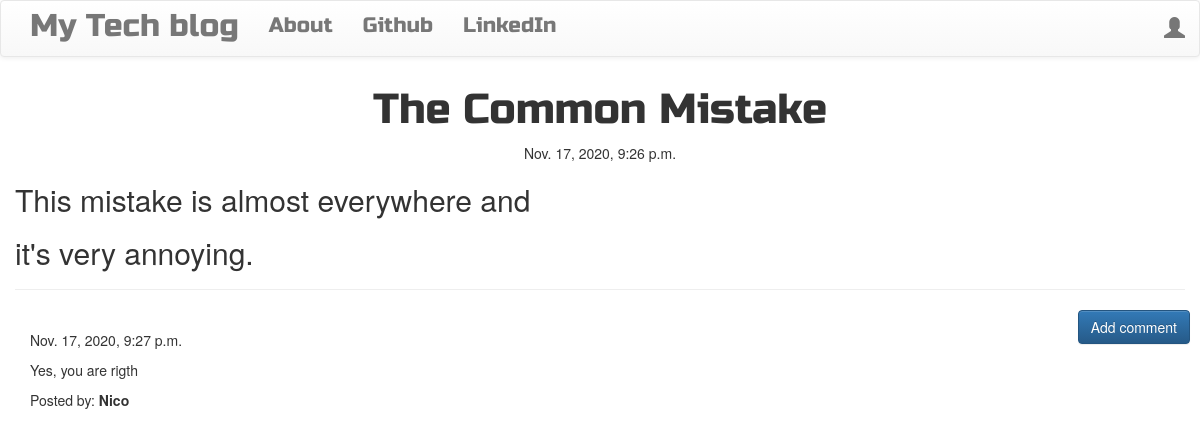
Screenshot of /detail-post/13/ with the database file from the repository.
### blogapp/models.py (models this page shows, shortened)
class Post(models.Model):
    author=models.ForeignKey("auth.User", on_delete=models.CASCADE)
    title=models.CharField(max_length=200)
    text=models.TextField()
    create_date=models.DateTimeField(default=timezone.now)
    published_date=models.DateTimeField(blank=True, null=True)

class Comment(models.Model):
    post=models.ForeignKey("blogapp.Post", related_name="comments", on_delete=models.CASCADE)
    author=models.CharField(max_length=200)
    text=models.TextField()
    create_date=models.DateTimeField(default=timezone.now)
    approved_comment=models.BooleanField(default=False)

### blogapp/views.py (the view)
# urls.py: path("detail-post/<int:pk>/", views.PostDetailView.as_view(), name="detail-post-page"),
class PostDetailView(DetailView):
    model=Post

### blogapp/templates/blogapp/post_detail.html (shortened to what this page needs)
{% extends 'blogapp/base.html' %}
{% block content %}
<h1 class='posttitle loader'>{{ post.title }}</h1>
        {% if post.published_date %}
            <div class="date postdate">
                {{ post.published_date }}
            </div>
        {% else %}
            <a class="btn btn-default" href="{% url 'publish-post-page' pk=post.pk %}">Publish</a>
        {% endif %}
      <p class='postcontent' >{{ post.text|safe|linebreaksbr }}</p>
  <hr>
  <a class="btn btn-primary btn-comment" href="{% url 'add-comment-page' pk=post.pk %}">Add comment</a>
  <div class="container">
  {% for comment in post.comments.all %}
  <br>
      {% if user.is_authenticated or comment.approved_comment %}
              {{ comment.create_date }}
          <p>{{ comment.text|safe|linebreaks }}</p>
          <p>Posted by: <strong>{{ comment.author }}</strong></p>
      {% endif %}
  {% empty %}
      <p>No comments posted.</p>
  {% endfor %}
</div>
{% endblock  %}

### blogapp/static/css/blogapp.css (style rules this page uses)
.loader { filter:hue-rotate(0deg); color: linear-gradient(45deg,#0f8,#08f); animation:hue 5000ms infinite linear; }
.posttitle { font-family: 'Russo One', sans-serif; font-size: 3em; text-align: center; }
.postdate { text-align: center; }
.postcontent { font-family: 'Montserrat'; font-size: 1.5em; }
.btn-comment { position: absolute; right: 10px; }

### rows the page displays
Post: title "The Common Mistake", published_date "Nov. 17, 2020, 9:26 p.m.", text "This mistake is almost everywhere and it's very annoying."
Comment: create_date "Nov. 17, 2020, 9:27 p.m.", text "Yes, you are rigth", author "Nico"
